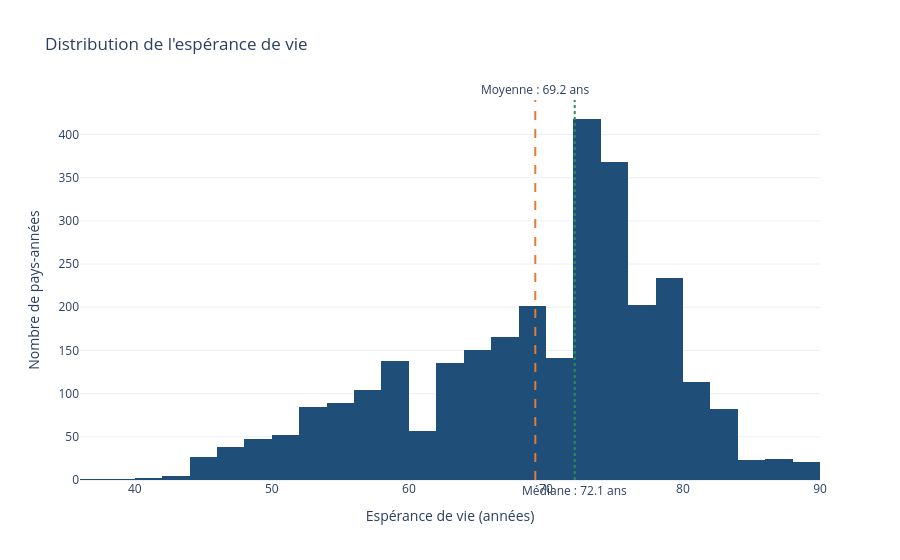

Notebook cell for this chart:
### Markdown cell above
Les formes sont très différentes, et aucune n'est une cloche parfaitement symétrique.

L'espérance de vie est étirée vers la gauche : elle a un mode principal autour de 73 ans, un mode secondaire vers 57 ans et une queue de pays à faible espérance de vie. La moyenne (69,2 ans) est inférieure à la médiane (72,1 ans), ce qui confirme le poids de ces pays.

Les décès infantiles, les décès avant 5 ans, le VIH/sida et la rougeole sont massivement concentrés près de zéro, avec une longue queue de valeurs élevées. Les vaccinations polio, DTP3 et hépatite B sont au contraire massées près de 100.

Le PIB et les dépenses de santé sont beaucoup plus lisibles en logarithme. La scolarité et l'indice de revenu ont une forme plus régulière, sans être des cloches parfaites. Il faut donc adapter l'indicateur de tendance à chaque variable : la médiane est souvent plus parlante que la moyenne.

### Code cell
# Moyenne et médiane pour montrer l'asymétrie de la distribution.
moyenne = df_propre["life_expectancy"].mean()
mediane = df_propre["life_expectancy"].median()

fig = px.histogram(
    df_propre,
    x="life_expectancy",
    nbins=30,
    color_discrete_sequence=[BLEU],
    labels={"life_expectancy": "Espérance de vie (années)"},
    title="Distribution de l'espérance de vie",
)
fig.add_vline(
    x=moyenne, line_dash="dash", line_color=ORANGE,
    annotation_text=f"Moyenne : {moyenne:.1f} ans", annotation_position="top",
)
fig.add_vline(
    x=mediane, line_dash="dot", line_color=VERT,
    annotation_text=f"Médiane : {mediane:.1f} ans", annotation_position="bottom",
)
fig.update_layout(template="plotly_white", yaxis_title="Nombre de pays-années")
fig.show()

### Figure 1 — Plotly figure (JSON) as saved in the notebook; plotly's stock layout.template omitted (floating-point values rounded to 4 significant figures; data arrays with more than 128 entries replaced by an {"elided": "..."} marker saying what was removed)
{"data": [{"bingroup": "x", "hovertemplate": "Espérance de vie (années)=%{x}<br>count=%{y}<extra></extra>", "legendgroup": "", "marker": {"color": "#1f4e79", "pattern": {"shape": ""}}, "name": "", "nbinsx": 30, "orientation": "v", "showlegend": false, "type": "histogram", "x": {"elided": "2928 float values"}, "xaxis": "x", "yaxis": "y"}], "layout": {"annotations": [{"showarrow": false, "text": "Moyenne : 69.2 ans", "x": 69.22, "xanchor": "center", "xref": "x", "y": 1, "yanchor": "bottom", "yref": "y domain"}, {"showarrow": false, "text": "Médiane : 72.1 ans", "x": 72.1, "xanchor": "center", "xref": "x", "y": 0, "yanchor": "top", "yref": "y domain"}], "barmode": "relative", "legend": {"tracegroupgap": 0}, "shapes": [{"line": {"color": "#e07b39", "dash": "dash"}, "type": "line", "x0": 69.22, "x1": 69.22, "xref": "x", "y0": 0, "y1": 1, "yref": "y domain"}, {"line": {"color": "#2e8b57", "dash": "dot"}, "type": "line", "x0": 72.1, "x1": 72.1, "xref": "x", "y0": 0, "y1": 1, "yref": "y domain"}], "title": {"text": "Distribution de l'espérance de vie"}, "xaxis": {"anchor": "y", "domain": [0.0, 1.0], "title": {"text": "Espérance de vie (années)"}}, "yaxis": {"anchor": "x", "domain": [0.0, 1.0], "title": {"text": "Nombre de pays-années"}}}}
